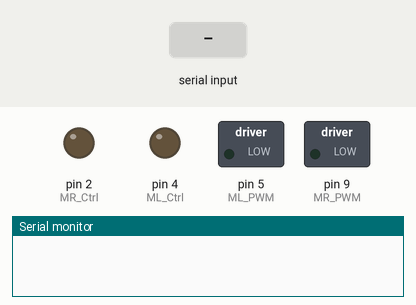
The sketch below on a simulated Arduino Uno, built with avr-gcc and run on an emulated ATmega328P. Parts: switched loads named in the sketch (green lamp = pin HIGH), output pins drawn as LEDs (lit = HIGH), the last lines printed to the serial monitor. The inputs (shaded band) are chosen by the test bench. Pins used as bus, display or sensor lines are not drawn.

Above: at 1.2 s.
1.3 s: "F" received over Serial
At 1.9 s:
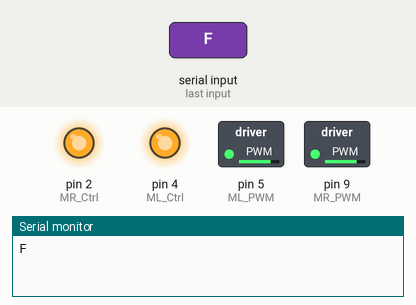
2.8 s: "B" received over Serial
At 4.0 s:
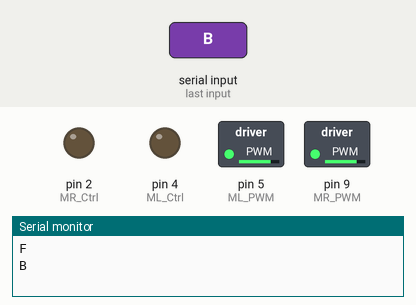
4.3 s: "L" received over Serial
At 5.4 s:
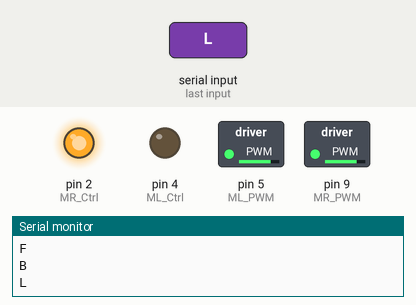
5.8 s: "R" received over Serial
At 6.5 s:
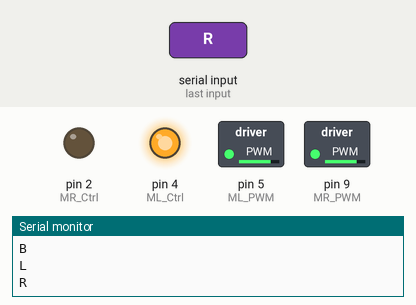
7.3 s: "S" received over Serial
At 7.7 s:
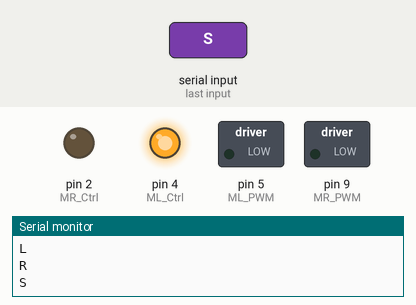
Timing chart, 0 to 9.8 s (numbered marks = the images above; inputs shaded):
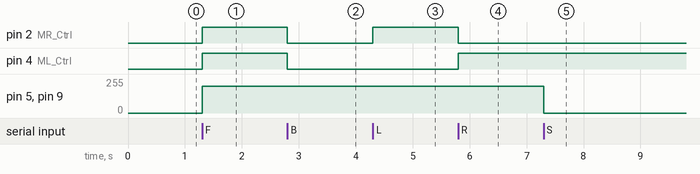

Measured:
- after the input at 1.3 s, pin 2 (MR_Ctrl), pin 4 (ML_Ctrl): LOW → HIGH at once; pin 5 (ML_PWM), pin 9 (MR_PWM): 0/255 → 200/255 at once
- after the input at 2.8 s, pin 2 (MR_Ctrl), pin 4 (ML_Ctrl): HIGH → LOW at once
- after the input at 4.3 s, pin 2 (MR_Ctrl): LOW → HIGH at once
- after the input at 5.8 s, pin 2 (MR_Ctrl): HIGH → LOW at once; pin 4 (ML_Ctrl): LOW → HIGH at once
- after the input at 7.3 s, pin 5 (ML_PWM), pin 9 (MR_PWM): 200/255 → 0/255 at once

The sketch:

Project_14_Bluetooth_Remote_Control.ino
```cpp
/*
keyestudio 4wd BT Car V2.0
lesson 14
Bluetooth Remote Control
http://www.keyestudio.com
*/
//Array, used to store the data of pattern, can be calculated by yourself or obtained from the modulus tool
unsigned char start01[] = {0x01,0x02,0x04,0x08,0x10,0x20,0x40,0x80,0x80,0x40,0x20,0x10,0x08,0x04,0x02,0x01};
unsigned char front[] = {0x00,0x00,0x00,0x00,0x00,0x24,0x12,0x09,0x12,0x24,0x00,0x00,0x00,0x00,0x00,0x00};
unsigned char back[] = {0x00,0x00,0x00,0x00,0x00,0x24,0x12,0x09,0x12,0x24,0x00,0x00,0x00,0x00,0x00,0x00};
unsigned char left[] = {0x00,0x00,0x00,0x00,0x00,0x00,0x44,0x28,0x10,0x44,0x28,0x10,0x44,0x28,0x10,0x00};
unsigned char right[] = {0x00,0x10,0x28,0x44,0x10,0x28,0x44,0x10,0x28,0x44,0x00,0x00,0x00,0x00,0x00,0x00};
unsigned char STOP01[] = {0x2E,0x2A,0x3A,0x00,0x02,0x3E,0x02,0x00,0x3E,0x22,0x3E,0x00,0x3E,0x0A,0x0E,0x00};
unsigned char clear[] = {0x00,0x00,0x00,0x00,0x00,0x00,0x00,0x00,0x00,0x00,0x00,0x00,0x00,0x00,0x00,0x00};
#define SCL_Pin  A5  //Set clock pin to A5
#define SDA_Pin  A4  //Set data pin to A4
unsigned char data_line = 0;
unsigned char delay_count = 0;
#define ML_Ctrl 4     //define direction control pin of B motor
#define ML_PWM 5   //define PWM control pin of B motor
#define MR_Ctrl 2    //define direction control pin of A motor
#define MR_PWM 9   //define PWM control pin of A motor
char BLE_val;
void setup()
{
  Serial.begin(9600);
  pinMode(ML_Ctrl, OUTPUT);//set direction control pin of B motor to OUTPUT
  pinMode(ML_PWM, OUTPUT);//set PWM control pin of B motor to OUTPUT
  pinMode(MR_Ctrl, OUTPUT);//set direction control pin of A motor to OUTPUT
  pinMode(MR_PWM, OUTPUT);//Set PWM control pin of A motor to OUTPUT
//Set pin to output
  pinMode(SCL_Pin,OUTPUT);
  pinMode(SDA_Pin,OUTPUT);
  //Clear the matrix display
  matrix_display(clear);
  matrix_display(start01);
}

void loop()
{
  if(Serial.available()>0)
  {
    BLE_val = Serial.read();
    Serial.println(BLE_val);
  }
  switch(BLE_val)
  {
    case 'F': car_front(); matrix_display(front); break;
    case 'B': car_back(); matrix_display(back); break;
    case 'L': car_left(); matrix_display(left); break;
    case 'R': car_right(); matrix_display(right); break;
    case 'S': car_Stop();matrix_display(STOP01); break;
  }

}
void car_front()
{
  digitalWrite(ML_Ctrl,HIGH);//set direction control pin of B motor to HIGH
  analogWrite(ML_PWM,200);//set PWM control speed of B motor to 200
  digitalWrite(MR_Ctrl,HIGH);//set direction control pin of A motor to HIGH
  analogWrite(MR_PWM,200);//set PWM control speed of A motor to 200
}
void car_back()
{
  digitalWrite(ML_Ctrl,LOW);//set direction control pin of B motor to LOW
  analogWrite(ML_PWM,200);//set PWM control speed of B motor to 200
  digitalWrite(MR_Ctrl,LOW);//set direction control pin of A motor to LOW
  analogWrite(MR_PWM,200);//set PWM control speed of A motor to 200
}
void car_left()
{
  digitalWrite(ML_Ctrl,LOW);//set direction control pin of B motor to LOW
  analogWrite(ML_PWM,200);//set PWM control speed of B motor to 200
  digitalWrite(MR_Ctrl,HIGH);//set direction control pin of A motor to HIGH
  analogWrite(MR_PWM,200);//set PWM control speed of A motor to 200
}
void car_right()
{
  digitalWrite(ML_Ctrl,HIGH);//set direction control pin of B motor to HIGH
  analogWrite(ML_PWM,200);//set PWM control speed of B motor to 200
  digitalWrite(MR_Ctrl,LOW);//set direction control pin of A motor to LOW
  analogWrite(MR_PWM,200);//set PWM control speed of A motor to 200
}
void car_Stop()
{
  analogWrite(ML_PWM,0);//set PWM control speed of B motor to 0
  analogWrite(MR_PWM,0);//set PWM control speed of A motor to 0
}
//this function is used for dot matrix display
void matrix_display(unsigned char matrix_value[])
{
  IIC_start();  //the function that calls the data transmission
  IIC_send(0xc0);  //Select address
    for(int i = 0;i < 16;i++) //Pattern data has 16 bytes
  {
     IIC_send(matrix_value[i]); //data to convey patterns
  }
  IIC_end();   //end the transmission of patterns data
  IIC_start();
  IIC_send(0x8A);  //display control, set pulse width to 4/16  IIC_end();
  IIC_end();
}
// the condition of data transmission starts
void IIC_start()
{
  digitalWrite(SCL_Pin,HIGH);
  delayMicroseconds(3);
  digitalWrite(SDA_Pin,HIGH);
  delayMicroseconds(3);
  digitalWrite(SDA_Pin,LOW);
  delayMicroseconds(3);
}
// transmit data
void IIC_send(unsigned char send_data)
{
  for(char i = 0;i < 8;i++)  //Every character has 8 bits
  {
      digitalWrite(SCL_Pin,LOW);  //pull down the SCL_Pin to change the signal of SDA
      delayMicroseconds(3);
      if(send_data & 0x01)  //1 or 0 of byte is used to set high and low level of SDA_Pin
      {
        digitalWrite(SDA_Pin,HIGH);
      }
      else
      {
        digitalWrite(SDA_Pin,LOW);
      }
      delayMicroseconds(3);
      digitalWrite(SCL_Pin,HIGH); //Pull up SCL_Pin to stop data transmission
      delayMicroseconds(3);
      send_data = send_data >> 1;  //Detect bit by bit, so move the data right by one bit
  }
}
//the sign that data transmission ends
void IIC_end()
{
  digitalWrite(SCL_Pin,LOW);
  delayMicroseconds(3);
  digitalWrite(SDA_Pin,LOW);
  delayMicroseconds(3);
  digitalWrite(SCL_Pin,HIGH);
  delayMicroseconds(3);
  digitalWrite(SDA_Pin,HIGH);
  delayMicroseconds(3);
} //**************************************************************************
```
